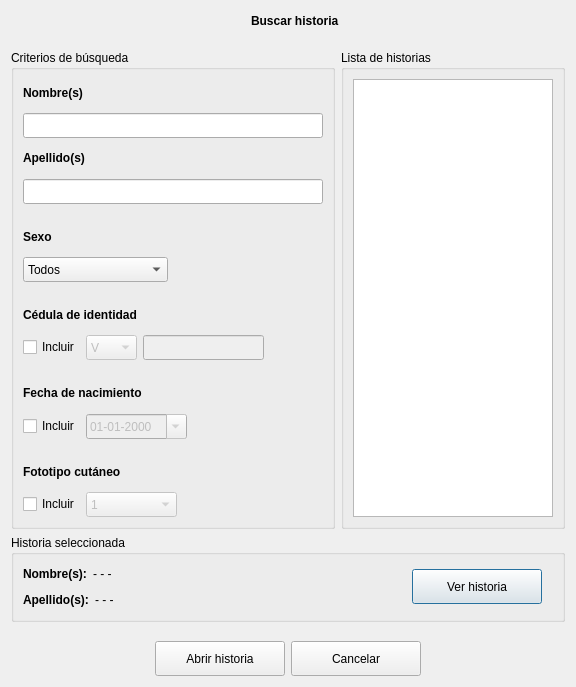
<?xml version="1.0" encoding="UTF-8"?>
<ui version="4.0">
 <class>dlgBuscarHistoria</class>
 <widget class="QDialog" name="dlgBuscarHistoria">
  <property name="geometry">
   <rect>
    <x>0</x>
    <y>0</y>
    <width>574</width>
    <height>687</height>
   </rect>
  </property>
  <property name="windowTitle">
   <string>Buscar historia</string>
  </property>
  <property name="windowIcon">
   <iconset>
    <normaloff>:/img/logo_icono_nuevo.ico</normaloff>:/img/logo_icono_nuevo.ico</iconset>
  </property>
  <layout class="QGridLayout" name="gridLayout_4">
   <item row="0" column="0">
    <layout class="QVBoxLayout" name="verticalLayout_10">
     <item>
      <layout class="QVBoxLayout" name="verticalLayout_9">
       <item>
        <layout class="QHBoxLayout" name="horizontalLayout_10">
         <item>
          <spacer name="horizontalSpacer_4">
           <property name="orientation">
            <enum>Qt::Horizontal</enum>
           </property>
           <property name="sizeHint" stdset="0">
            <size>
             <width>40</width>
             <height>20</height>
            </size>
           </property>
          </spacer>
         </item>
         <item>
          <widget class="QLabel" name="etqLogoRegHist">
           <property name="maximumSize">
            <size>
             <width>50</width>
             <height>50</height>
            </size>
           </property>
           <property name="text">
            <string/>
           </property>
           <property name="pixmap">
            <pixmap>:/img/buscar_historia.png</pixmap>
           </property>
           <property name="scaledContents">
            <bool>true</bool>
           </property>
          </widget>
         </item>
         <item>
          <widget class="QLabel" name="etqRegHistoria">
           <property name="font">
            <font>
             <weight>75</weight>
             <bold>true</bold>
            </font>
           </property>
           <property name="text">
            <string>Buscar historia</string>
           </property>
          </widget>
         </item>
         <item>
          <spacer name="horizontalSpacer_5">
           <property name="orientation">
            <enum>Qt::Horizontal</enum>
           </property>
           <property name="sizeHint" stdset="0">
            <size>
             <width>40</width>
             <height>20</height>
            </size>
           </property>
          </spacer>
         </item>
        </layout>
       </item>
       <item>
        <spacer name="verticalSpacer_5">
         <property name="orientation">
          <enum>Qt::Vertical</enum>
         </property>
         <property name="sizeType">
          <enum>QSizePolicy::Fixed</enum>
         </property>
         <property name="sizeHint" stdset="0">
          <size>
           <width>20</width>
           <height>13</height>
          </size>
         </property>
        </spacer>
       </item>
       <item>
        <layout class="QHBoxLayout" name="horizontalLayout_14">
         <item>
          <widget class="QGroupBox" name="groupBox">
           <property name="title">
            <string>Criterios de búsqueda</string>
           </property>
           <layout class="QGridLayout" name="gridLayout">
            <item row="0" column="0">
             <layout class="QVBoxLayout" name="verticalLayout_8">
              <item>
               <layout class="QVBoxLayout" name="verticalLayout_2">
                <item>
                 <widget class="QLabel" name="etqNombre">
                  <property name="text">
                   <string>&lt;html&gt;&lt;head/&gt;&lt;body&gt;&lt;p&gt;&lt;span style=&quot; font-weight:600;&quot;&gt;Nombre(s)&lt;/span&gt;&lt;/p&gt;&lt;/body&gt;&lt;/html&gt;</string>
                  </property>
                 </widget>
                </item>
                <item>
                 <widget class="QLineEdit" name="lineaNombre">
                  <property name="minimumSize">
                   <size>
                    <width>300</width>
                    <height>25</height>
                   </size>
                  </property>
                  <property name="maximumSize">
                   <size>
                    <width>16777215</width>
                    <height>25</height>
                   </size>
                  </property>
                  <property name="inputMethodHints">
                   <set>Qt::ImhLatinOnly|Qt::ImhPreferLatin|Qt::ImhPreferUppercase|Qt::ImhUppercaseOnly</set>
                  </property>
                  <property name="maxLength">
                   <number>40</number>
                  </property>
                 </widget>
                </item>
               </layout>
              </item>
              <item>
               <layout class="QVBoxLayout" name="verticalLayout_3">
                <item>
                 <widget class="QLabel" name="etqApellido">
                  <property name="text">
                   <string>&lt;html&gt;&lt;head/&gt;&lt;body&gt;&lt;p&gt;&lt;span style=&quot; font-weight:600;&quot;&gt;Apellido(s)&lt;/span&gt;&lt;/p&gt;&lt;/body&gt;&lt;/html&gt;</string>
                  </property>
                 </widget>
                </item>
                <item>
                 <widget class="QLineEdit" name="lineaApellido">
                  <property name="minimumSize">
                   <size>
                    <width>300</width>
                    <height>25</height>
                   </size>
                  </property>
                  <property name="maximumSize">
                   <size>
                    <width>16777215</width>
                    <height>25</height>
                   </size>
                  </property>
                  <property name="inputMethodHints">
                   <set>Qt::ImhLatinOnly|Qt::ImhPreferLatin|Qt::ImhPreferUppercase|Qt::ImhUppercaseOnly</set>
                  </property>
                  <property name="maxLength">
                   <number>40</number>
                  </property>
                 </widget>
                </item>
               </layout>
              </item>
              <item>
               <spacer name="verticalSpacer_10">
                <property name="orientation">
                 <enum>Qt::Vertical</enum>
                </property>
                <property name="sizeType">
                 <enum>QSizePolicy::Fixed</enum>
                </property>
                <property name="sizeHint" stdset="0">
                 <size>
                  <width>20</width>
                  <height>13</height>
                 </size>
                </property>
               </spacer>
              </item>
              <item>
               <layout class="QHBoxLayout" name="horizontalLayout_11">
                <item>
                 <layout class="QVBoxLayout" name="verticalLayout_6">
                  <item>
                   <widget class="QLabel" name="etqTituloSexo">
                    <property name="text">
                     <string>&lt;html&gt;&lt;head/&gt;&lt;body&gt;&lt;p&gt;&lt;span style=&quot; font-weight:600;&quot;&gt;Sexo&lt;/span&gt;&lt;/p&gt;&lt;/body&gt;&lt;/html&gt;</string>
                    </property>
                   </widget>
                  </item>
                  <item>
                   <widget class="QComboBox" name="cBoxSexo">
                    <property name="enabled">
                     <bool>true</bool>
                    </property>
                    <property name="minimumSize">
                     <size>
                      <width>145</width>
                      <height>25</height>
                     </size>
                    </property>
                    <property name="maximumSize">
                     <size>
                      <width>16777215</width>
                      <height>25</height>
                     </size>
                    </property>
                    <item>
                     <property name="text">
                      <string>Todos</string>
                     </property>
                    </item>
                    <item>
                     <property name="text">
                      <string>Femenino</string>
                     </property>
                    </item>
                    <item>
                     <property name="text">
                      <string>Masculino</string>
                     </property>
                    </item>
                   </widget>
                  </item>
                 </layout>
                </item>
                <item>
                 <spacer name="horizontalSpacer_9">
                  <property name="orientation">
                   <enum>Qt::Horizontal</enum>
                  </property>
                  <property name="sizeHint" stdset="0">
                   <size>
                    <width>40</width>
                    <height>20</height>
                   </size>
                  </property>
                 </spacer>
                </item>
               </layout>
              </item>
              <item>
               <spacer name="verticalSpacer_7">
                <property name="orientation">
                 <enum>Qt::Vertical</enum>
                </property>
                <property name="sizeType">
                 <enum>QSizePolicy::Fixed</enum>
                </property>
                <property name="sizeHint" stdset="0">
                 <size>
                  <width>20</width>
                  <height>13</height>
                 </size>
                </property>
               </spacer>
              </item>
              <item>
               <layout class="QHBoxLayout" name="horizontalLayout_5">
                <item>
                 <layout class="QVBoxLayout" name="verticalLayout_4">
                  <item>
                   <widget class="QLabel" name="etqCI">
                    <property name="text">
                     <string>&lt;html&gt;&lt;head/&gt;&lt;body&gt;&lt;p&gt;&lt;span style=&quot; font-weight:600;&quot;&gt;Cédula de identidad&lt;/span&gt;&lt;/p&gt;&lt;/body&gt;&lt;/html&gt;</string>
                    </property>
                   </widget>
                  </item>
                  <item>
                   <layout class="QHBoxLayout" name="horizontalLayout_3">
                    <item>
                     <widget class="QCheckBox" name="checkBoxICI">
                      <property name="text">
                       <string>Incluir</string>
                      </property>
                     </widget>
                    </item>
                    <item>
                     <widget class="QComboBox" name="cBoxCI">
                      <property name="enabled">
                       <bool>false</bool>
                      </property>
                      <property name="minimumSize">
                       <size>
                        <width>51</width>
                        <height>25</height>
                       </size>
                      </property>
                      <property name="maximumSize">
                       <size>
                        <width>51</width>
                        <height>25</height>
                       </size>
                      </property>
                      <item>
                       <property name="text">
                        <string>V</string>
                       </property>
                      </item>
                      <item>
                       <property name="text">
                        <string>E</string>
                       </property>
                      </item>
                     </widget>
                    </item>
                    <item>
                     <widget class="QLineEdit" name="lineaCI">
                      <property name="enabled">
                       <bool>false</bool>
                      </property>
                      <property name="minimumSize">
                       <size>
                        <width>121</width>
                        <height>25</height>
                       </size>
                      </property>
                      <property name="maximumSize">
                       <size>
                        <width>16777215</width>
                        <height>25</height>
                       </size>
                      </property>
                      <property name="inputMethodHints">
                       <set>Qt::ImhDigitsOnly|Qt::ImhPreferNumbers</set>
                      </property>
                      <property name="text">
                       <string/>
                      </property>
                      <property name="maxLength">
                       <number>9</number>
                      </property>
                      <property name="clearButtonEnabled">
                       <bool>false</bool>
                      </property>
                     </widget>
                    </item>
                   </layout>
                  </item>
                 </layout>
                </item>
                <item>
                 <spacer name="horizontalSpacer">
                  <property name="orientation">
                   <enum>Qt::Horizontal</enum>
                  </property>
                  <property name="sizeHint" stdset="0">
                   <size>
                    <width>40</width>
                    <height>20</height>
                   </size>
                  </property>
                 </spacer>
                </item>
               </layout>
              </item>
              <item>
               <spacer name="verticalSpacer_13">
                <property name="orientation">
                 <enum>Qt::Vertical</enum>
                </property>
                <property name="sizeType">
                 <enum>QSizePolicy::Fixed</enum>
                </property>
                <property name="sizeHint" stdset="0">
                 <size>
                  <width>20</width>
                  <height>13</height>
                 </size>
                </property>
               </spacer>
              </item>
              <item>
               <layout class="QHBoxLayout" name="horizontalLayout_13">
                <item>
                 <layout class="QVBoxLayout" name="verticalLayout_5">
                  <item>
                   <widget class="QLabel" name="etqFechaNac">
                    <property name="text">
                     <string>&lt;html&gt;&lt;head/&gt;&lt;body&gt;&lt;p&gt;&lt;span style=&quot; font-weight:600;&quot;&gt;Fecha de nacimiento&lt;/span&gt;&lt;/p&gt;&lt;/body&gt;&lt;/html&gt;</string>
                    </property>
                   </widget>
                  </item>
                  <item>
                   <layout class="QHBoxLayout" name="horizontalLayout_12">
                    <item>
                     <widget class="QCheckBox" name="checkBoxIFechaNac">
                      <property name="text">
                       <string>Incluir</string>
                      </property>
                     </widget>
                    </item>
                    <item>
                     <widget class="QDateEdit" name="editFechaNac">
                      <property name="enabled">
                       <bool>false</bool>
                      </property>
                      <property name="minimumSize">
                       <size>
                        <width>101</width>
                        <height>25</height>
                       </size>
                      </property>
                      <property name="maximumSize">
                       <size>
                        <width>16777215</width>
                        <height>25</height>
                       </size>
                      </property>
                      <property name="displayFormat">
                       <string>dd-MM-yyyy</string>
                      </property>
                      <property name="calendarPopup">
                       <bool>true</bool>
                      </property>
                     </widget>
                    </item>
                   </layout>
                  </item>
                 </layout>
                </item>
                <item>
                 <spacer name="horizontalSpacer_11">
                  <property name="orientation">
                   <enum>Qt::Horizontal</enum>
                  </property>
                  <property name="sizeHint" stdset="0">
                   <size>
                    <width>40</width>
                    <height>20</height>
                   </size>
                  </property>
                 </spacer>
                </item>
               </layout>
              </item>
              <item>
               <spacer name="verticalSpacer_12">
                <property name="orientation">
                 <enum>Qt::Vertical</enum>
                </property>
                <property name="sizeType">
                 <enum>QSizePolicy::Fixed</enum>
                </property>
                <property name="sizeHint" stdset="0">
                 <size>
                  <width>20</width>
                  <height>13</height>
                 </size>
                </property>
               </spacer>
              </item>
              <item>
               <layout class="QHBoxLayout" name="horizontalLayout_4">
                <item>
                 <layout class="QVBoxLayout" name="verticalLayout">
                  <item>
                   <widget class="QLabel" name="etqFototipo">
                    <property name="text">
                     <string>&lt;html&gt;&lt;head/&gt;&lt;body&gt;&lt;p&gt;&lt;span style=&quot; font-weight:600;&quot;&gt;Fototipo cutáneo&lt;/span&gt;&lt;/p&gt;&lt;/body&gt;&lt;/html&gt;</string>
                    </property>
                   </widget>
                  </item>
                  <item>
                   <layout class="QHBoxLayout" name="horizontalLayout_2">
                    <item>
                     <widget class="QCheckBox" name="checkBoxIFototipo">
                      <property name="text">
                       <string>Incluir</string>
                      </property>
                     </widget>
                    </item>
                    <item>
                     <widget class="QComboBox" name="cBoxFototipo">
                      <property name="enabled">
                       <bool>false</bool>
                      </property>
                      <property name="minimumSize">
                       <size>
                        <width>91</width>
                        <height>25</height>
                       </size>
                      </property>
                      <property name="maximumSize">
                       <size>
                        <width>16777215</width>
                        <height>25</height>
                       </size>
                      </property>
                      <item>
                       <property name="text">
                        <string>1</string>
                       </property>
                      </item>
                      <item>
                       <property name="text">
                        <string>2</string>
                       </property>
                      </item>
                      <item>
                       <property name="text">
                        <string>3</string>
                       </property>
                      </item>
                      <item>
                       <property name="text">
                        <string>4</string>
                       </property>
                      </item>
                      <item>
                       <property name="text">
                        <string>5</string>
                       </property>
                      </item>
                      <item>
                       <property name="text">
                        <string>6</string>
                       </property>
                      </item>
                     </widget>
                    </item>
                   </layout>
                  </item>
                 </layout>
                </item>
                <item>
                 <spacer name="horizontalSpacer_2">
                  <property name="orientation">
                   <enum>Qt::Horizontal</enum>
                  </property>
                  <property name="sizeHint" stdset="0">
                   <size>
                    <width>40</width>
                    <height>20</height>
                   </size>
                  </property>
                 </spacer>
                </item>
               </layout>
              </item>
             </layout>
            </item>
           </layout>
          </widget>
         </item>
         <item>
          <widget class="QGroupBox" name="groupBox_2">
           <property name="title">
            <string>Lista de historias</string>
           </property>
           <layout class="QGridLayout" name="gridLayout_2">
            <item row="0" column="0">
             <widget class="QListView" name="listView">
              <property name="sizePolicy">
               <sizepolicy hsizetype="Expanding" vsizetype="Expanding">
                <horstretch>0</horstretch>
                <verstretch>0</verstretch>
               </sizepolicy>
              </property>
              <property name="minimumSize">
               <size>
                <width>200</width>
                <height>0</height>
               </size>
              </property>
              <property name="frameShadow">
               <enum>QFrame::Sunken</enum>
              </property>
              <property name="sizeAdjustPolicy">
               <enum>QAbstractScrollArea::AdjustToContents</enum>
              </property>
              <property name="editTriggers">
               <set>QAbstractItemView::NoEditTriggers</set>
              </property>
              <property name="resizeMode">
               <enum>QListView::Adjust</enum>
              </property>
              <property name="viewMode">
               <enum>QListView::ListMode</enum>
              </property>
             </widget>
            </item>
           </layout>
          </widget>
         </item>
        </layout>
       </item>
       <item>
        <widget class="QGroupBox" name="groupBox_3">
         <property name="title">
          <string>Historia seleccionada</string>
         </property>
         <layout class="QGridLayout" name="gridLayout_3">
          <item row="0" column="0">
           <layout class="QHBoxLayout" name="horizontalLayout_9">
            <item>
             <layout class="QVBoxLayout" name="verticalLayout_7">
              <item>
               <layout class="QHBoxLayout" name="horizontalLayout_6">
                <item>
                 <widget class="QLabel" name="etqTituloNombre">
                  <property name="font">
                   <font>
                    <weight>75</weight>
                    <bold>true</bold>
                   </font>
                  </property>
                  <property name="text">
                   <string>&lt;html&gt;&lt;head/&gt;&lt;body&gt;&lt;p&gt;Nombre(s):&lt;/p&gt;&lt;/body&gt;&lt;/html&gt;</string>
                  </property>
                 </widget>
                </item>
                <item>
                 <widget class="QLabel" name="etqNombre_2">
                  <property name="minimumSize">
                   <size>
                    <width>300</width>
                    <height>20</height>
                   </size>
                  </property>
                  <property name="maximumSize">
                   <size>
                    <width>251</width>
                    <height>20</height>
                   </size>
                  </property>
                  <property name="font">
                   <font>
                    <weight>50</weight>
                    <bold>false</bold>
                   </font>
                  </property>
                  <property name="text">
                   <string>&lt;html&gt;&lt;head/&gt;&lt;body&gt;&lt;p&gt;- - -&lt;/p&gt;&lt;/body&gt;&lt;/html&gt;</string>
                  </property>
                 </widget>
                </item>
                <item>
                 <spacer name="horizontalSpacer_7">
                  <property name="orientation">
                   <enum>Qt::Horizontal</enum>
                  </property>
                  <property name="sizeHint" stdset="0">
                   <size>
                    <width>40</width>
                    <height>20</height>
                   </size>
                  </property>
                 </spacer>
                </item>
               </layout>
              </item>
              <item>
               <layout class="QHBoxLayout" name="horizontalLayout_7">
                <item>
                 <widget class="QLabel" name="etqTituloApellido">
                  <property name="font">
                   <font>
                    <weight>75</weight>
                    <bold>true</bold>
                   </font>
                  </property>
                  <property name="text">
                   <string>&lt;html&gt;&lt;head/&gt;&lt;body&gt;&lt;p&gt;Apellido(s):&lt;/p&gt;&lt;/body&gt;&lt;/html&gt;</string>
                  </property>
                 </widget>
                </item>
                <item>
                 <widget class="QLabel" name="etqApellido_2">
                  <property name="minimumSize">
                   <size>
                    <width>300</width>
                    <height>20</height>
                   </size>
                  </property>
                  <property name="maximumSize">
                   <size>
                    <width>251</width>
                    <height>20</height>
                   </size>
                  </property>
                  <property name="font">
                   <font>
                    <weight>50</weight>
                    <bold>false</bold>
                   </font>
                  </property>
                  <property name="text">
                   <string>&lt;html&gt;&lt;head/&gt;&lt;body&gt;&lt;p&gt;- - -&lt;/p&gt;&lt;/body&gt;&lt;/html&gt;</string>
                  </property>
                 </widget>
                </item>
                <item>
                 <spacer name="horizontalSpacer_8">
                  <property name="orientation">
                   <enum>Qt::Horizontal</enum>
                  </property>
                  <property name="sizeHint" stdset="0">
                   <size>
                    <width>40</width>
                    <height>20</height>
                   </size>
                  </property>
                 </spacer>
                </item>
               </layout>
              </item>
             </layout>
            </item>
            <item>
             <layout class="QHBoxLayout" name="horizontalLayout_8">
              <item>
               <widget class="QPushButton" name="btnVer">
                <property name="minimumSize">
                 <size>
                  <width>130</width>
                  <height>35</height>
                 </size>
                </property>
                <property name="maximumSize">
                 <size>
                  <width>130</width>
                  <height>35</height>
                 </size>
                </property>
                <property name="text">
                 <string>Ver historia</string>
                </property>
                <property name="icon">
                 <iconset>
                  <normaloff>:/img/historia.png</normaloff>:/img/historia.png</iconset>
                </property>
                <property name="iconSize">
                 <size>
                  <width>25</width>
                  <height>20</height>
                 </size>
                </property>
               </widget>
              </item>
              <item>
               <spacer name="horizontalSpacer_10">
                <property name="orientation">
                 <enum>Qt::Horizontal</enum>
                </property>
                <property name="sizeHint" stdset="0">
                 <size>
                  <width>40</width>
                  <height>20</height>
                 </size>
                </property>
               </spacer>
              </item>
             </layout>
            </item>
           </layout>
          </item>
         </layout>
        </widget>
       </item>
      </layout>
     </item>
     <item>
      <spacer name="verticalSpacer">
       <property name="orientation">
        <enum>Qt::Vertical</enum>
       </property>
       <property name="sizeType">
        <enum>QSizePolicy::Fixed</enum>
       </property>
       <property name="sizeHint" stdset="0">
        <size>
         <width>58</width>
         <height>13</height>
        </size>
       </property>
      </spacer>
     </item>
     <item>
      <layout class="QHBoxLayout" name="horizontalLayout">
       <item>
        <spacer name="horizontalSpacer_6">
         <property name="orientation">
          <enum>Qt::Horizontal</enum>
         </property>
         <property name="sizeHint" stdset="0">
          <size>
           <width>40</width>
           <height>20</height>
          </size>
         </property>
        </spacer>
       </item>
       <item>
        <widget class="QPushButton" name="btnAbrir">
         <property name="minimumSize">
          <size>
           <width>130</width>
           <height>35</height>
          </size>
         </property>
         <property name="maximumSize">
          <size>
           <width>130</width>
           <height>35</height>
          </size>
         </property>
         <property name="text">
          <string>Abrir historia</string>
         </property>
         <property name="iconSize">
          <size>
           <width>25</width>
           <height>20</height>
          </size>
         </property>
        </widget>
       </item>
       <item>
        <widget class="QPushButton" name="btnCancelar">
         <property name="minimumSize">
          <size>
           <width>130</width>
           <height>35</height>
          </size>
         </property>
         <property name="maximumSize">
          <size>
           <width>130</width>
           <height>35</height>
          </size>
         </property>
         <property name="text">
          <string>Cancelar</string>
         </property>
         <property name="iconSize">
          <size>
           <width>25</width>
           <height>20</height>
          </size>
         </property>
        </widget>
       </item>
       <item>
        <spacer name="horizontalSpacer_3">
         <property name="orientation">
          <enum>Qt::Horizontal</enum>
         </property>
         <property name="sizeHint" stdset="0">
          <size>
           <width>40</width>
           <height>20</height>
          </size>
         </property>
        </spacer>
       </item>
      </layout>
     </item>
    </layout>
   </item>
  </layout>
 </widget>
 <resources/>
 <connections/>
</ui>
